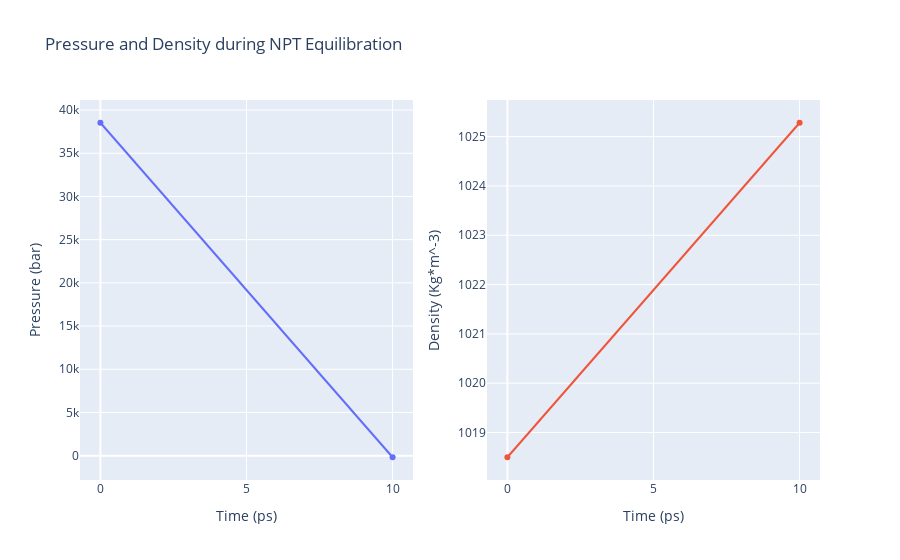

Notebook cell for this chart:
### Markdown cell above
Please note the information shown by the next plots **increases with the time simulated**, and are included as a **reference for more complex calculations**.

### Code cell
import plotly
from plotly import subplots
import plotly.graph_objs as go

# Read pressure and density data from file 
with open(output_eqA_pd_xvg,'r') as pd_file:
    x,y,z = map(
        list,
        zip(*[
            (float(line.split()[0]),float(line.split()[1]),float(line.split()[2]))
            for line in pd_file 
            if not line.startswith(("#","@")) 
        ])
    )

plotly.offline.init_notebook_mode(connected=True)

trace1 = go.Scatter(
    x=x,y=y
)
trace2 = go.Scatter(
    x=x,y=z
)

fig = subplots.make_subplots(rows=1, cols=2, print_grid=False)

fig.append_trace(trace1, 1, 1)
fig.append_trace(trace2, 1, 2)

fig['layout']['xaxis1'].update(title='Time (ps)')
fig['layout']['xaxis2'].update(title='Time (ps)')
fig['layout']['yaxis1'].update(title='Pressure (bar)')
fig['layout']['yaxis2'].update(title='Density (Kg*m^-3)')

fig['layout'].update(title='Pressure and Density during NPT Equilibration')
fig['layout'].update(showlegend=False)

plotly.offline.iplot(fig)

### Figure 1 — Plotly figure (JSON) as saved in the notebook; plotly's stock layout.template omitted (floating-point values rounded to 4 significant figures)
{"data": [{"type": "scatter", "x": [0, 10], "xaxis": "x", "y": [38530.0, -186.1], "yaxis": "y"}, {"type": "scatter", "x": [0, 10], "xaxis": "x2", "y": [1018.0, 1025.0], "yaxis": "y2"}], "layout": {"showlegend": false, "title": {"text": "Pressure and Density during NPT Equilibration"}, "xaxis": {"anchor": "y", "domain": [0, 0.45], "title": {"text": "Time (ps)"}}, "xaxis2": {"anchor": "y2", "domain": [0.55, 1], "title": {"text": "Time (ps)"}}, "yaxis": {"anchor": "x", "domain": [0, 1], "title": {"text": "Pressure (bar)"}}, "yaxis2": {"anchor": "x2", "domain": [0, 1], "title": {"text": "Density (Kg*m^-3)"}}}}
